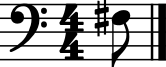
#> input picture Notebooks/note_images/0_F#3_eighth-1.png, 166 x 67 px; its folder holds only this picture in this run
$ python -i test.py   (imports and definitions only)
#> lines starting #> are read from the running program, lines starting #| are printed output that depends on the picture
import cv2
import numpy as np
import glob
import random
from matplotlib import pyplot as plt

# Load images
def load_images_from_folder(folder):
    images = []
    for filename in glob.glob(f'{folder}/*.png'):
        img = cv2.imread(filename)
        if img is not None:
            images.append(img)
    return images

# Grayscale conversion
def convert_to_grayscale(images):
    grayscale_images = []
    for img in images:
        gray = cv2.cvtColor(img, cv2.COLOR_BGR2GRAY)
        grayscale_images.append(gray)
    return grayscale_images

# Noise reduction
def reduce_noise(images):
    denoised_images = []
    for img in images:
        denoised = cv2.GaussianBlur(img, (5, 5), 0)
        denoised_images.append(denoised)
    return denoised_images

# Binarization
def binarize_images(images):
    binary_images = []
    for img in images:
        _, binary = cv2.threshold(img, 128, 255, cv2.THRESH_BINARY | cv2.THRESH_OTSU)
        binary_images.append(binary)
    return binary_images

# Image augmentation
def augment_image(image):
    rows, cols = image.shape

    # Rotation
    angle = random.uniform(-5, 5)
    M = cv2.getRotationMatrix2D((cols/2, rows/2), angle, 1)
    rotated = cv2.warpAffine(image, M, (cols, rows))

    # Scaling
    scale = random.uniform(0.9, 1.1)
    resized = cv2.resize(rotated, None, fx=scale, fy=scale)

    # Translation
    tx = random.randint(-5, 5)
    ty = random.randint(-5, 5)
    M = np.float32([[1, 0, tx], [0, 1, ty]])
    translated = cv2.warpAffine(resized, M, (cols, rows))

    # Shearing
    shear = random.uniform(-0.1, 0.1)
    M = np.float32([[1, shear, 0], [0, 1, 0]])
    sheared = cv2.warpAffine(translated, M, (cols, rows))

    # Noise addition
    noise = np.random.randint(0, 50, (rows, cols), dtype='uint8')
    noisy = cv2.add(sheared, noise)

    # Blur
    blurred = cv2.GaussianBlur(noisy, (5, 5), 0)

    return blurred

def augment_images(images):
    augmented_images = []
    for img in images:
        augmented_images.append(augment_image(img))
    return augmented_images

# Load images
folder = 'path/to/your/image/folder'
images = load_images_from_folder(folder)

# Preprocess images
grayscale_images = convert_to_grayscale(images)
denoised_images = reduce_noise(grayscale_images)
binary_images = binarize_images(denoised_images)

# Augment images
augmented_images = augment_images(binary_images)

# Display original and augmented images for comparison
# [10 lines not run here, left out]

>>> import cv2
>>> picture = cv2.imread('Notebooks/note_images/0_F#3_eighth-1.png', cv2.IMREAD_GRAYSCALE)
#> picture is the input picture: shape (67, 166); min 0, max 255, mean 173.3
>>> result = augment_image(picture)
#> in augment_image, `rotated = cv2.warpAffine(image, M, (cols, rows))`:
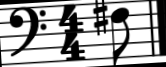
#> rotated: shape (67, 166); min 0, max 255, mean 163.6
#> in augment_image, `resized = cv2.resize(rotated, None, fx=scale, fy=scale)`:
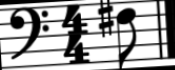
#> resized: shape (70, 175); min 0, max 255, mean 163.4
#> in augment_image, `translated = cv2.warpAffine(resized, M, (cols, rows))`:
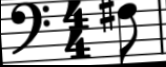
#> translated: shape (67, 166); min 0, max 255, mean 166.5
#> in augment_image, `sheared = cv2.warpAffine(translated, M, (cols, rows))`:
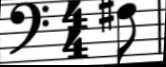
#> sheared: shape (67, 166); min 0, max 255, mean 166.2
#> in augment_image, `noisy = cv2.add(sheared, noise)`:
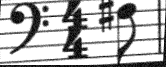
#> noisy: shape (67, 166); min 0, max 255, mean 179.6
#> in augment_image, `blurred = cv2.GaussianBlur(noisy, (5, 5), 0)`:
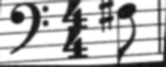
#> blurred: shape (67, 166); min 14, max 255, mean 180
